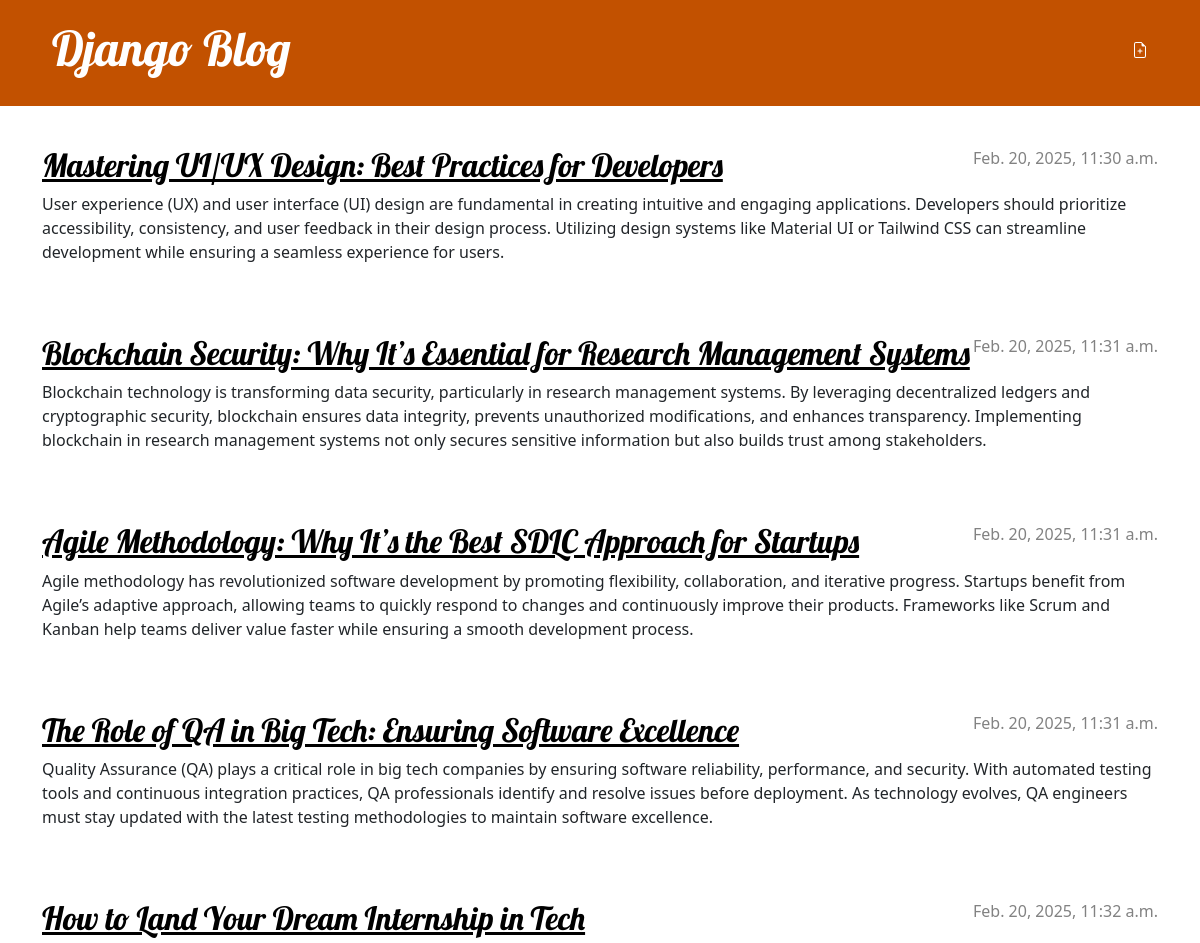
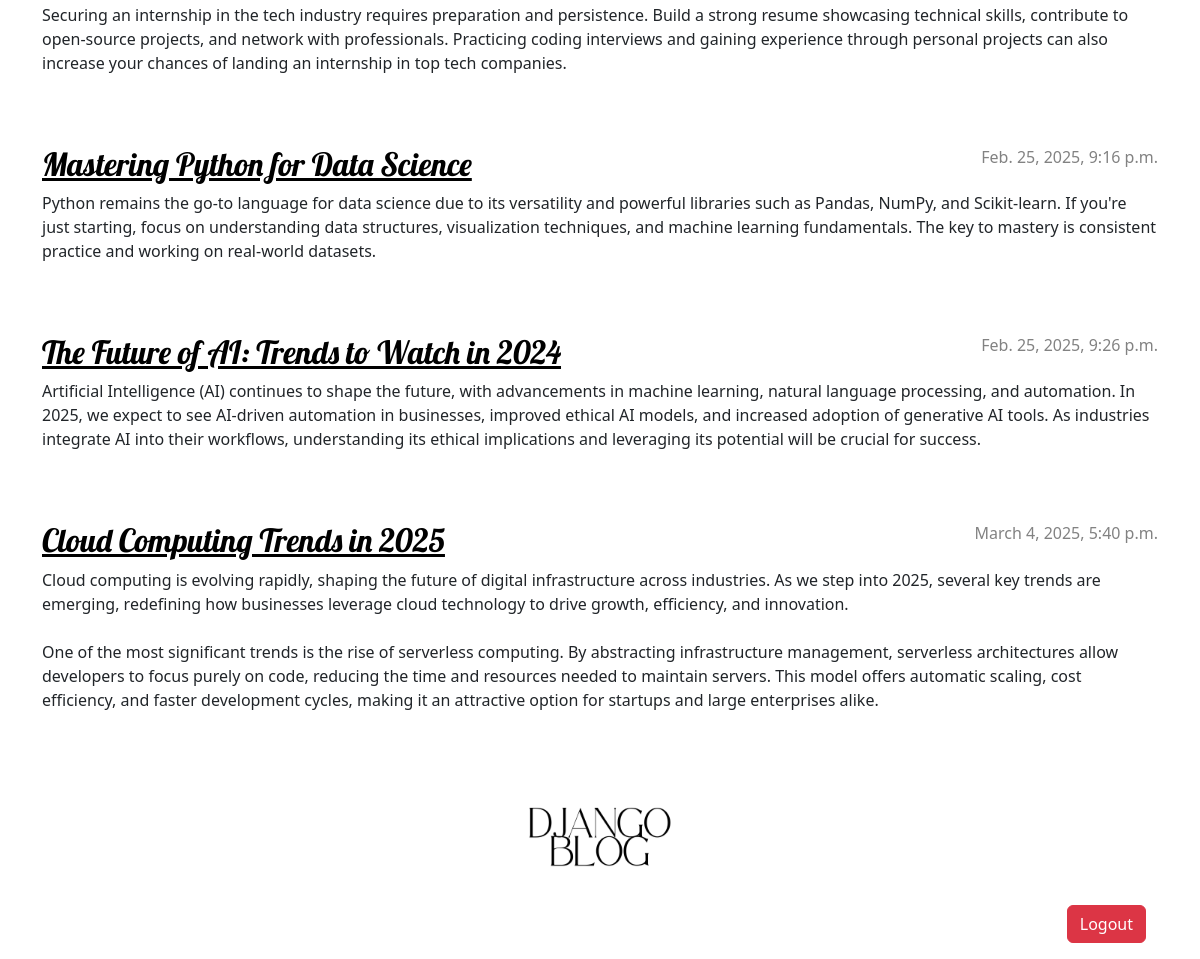
The app's page / (signed in) with its own data (2 pictures, top to bottom).
### blog/models.py (models this page shows, shortened)
class Post(models.Model):
    author = models.ForeignKey(settings.AUTH_USER_MODEL, on_delete=models.CASCADE)
    title = models.CharField(max_length=200)
    text = models.TextField()
    created_date = models.DateTimeField(default=timezone.now)
    published_date = models.DateTimeField(blank=True, null=True)

### blog/views.py (the view)
# urls.py: path('', views.post_list, name='post_list'),
def post_list(request):
    posts = Post.objects.filter(published_date__lte=timezone.now()).order_by('published_date')
    return render(request, 'blog/post_list.html', {'posts': posts})

### blog/templates/blog/post_list.html (shortened to what this page needs)
{% extends 'blog/base.html' %}
{% load static %}
{% block content %}
    {% for post in posts %}
        <article class="post">
            <time class="date">
                {{ post.published_date }}
            </time>
            <h2><a href="{% url 'post_detail' pk=post.pk %}">{{ post.title }}</a></h2>
            <p>{{ post.text|linebreaksbr }}</p>
        </article>
    {% endfor %}
        <div class="container d-flex justify-content-center py-3">
            <a href="https://chrstndiane.pythonanywhere.com/blog/new/"><img src="{% static 'logo.png' %}" class="img-fluid" alt="Banner" width="150"></a>
        </div>
        <div class="container d-flex justify-content-end py-3">
            <form method="post" action="{% url 'logout' %}">
                <button type="submit" class="btn btn-danger">Logout</button>
            </form>
        </div>
{% endblock %}

### blog/static/css/blog.css (style rules this page uses)
h1, h2, h3, h4 { font-family: 'Lobster', cursive; }
.date { color: #828282; }
.post { margin-bottom: 70px; }
.post h2 a, .post h2 a:visited { color: #000000; }
.post > .date, .post > .actions { float: right; }

### records on screen
Post: published_date "Feb. 20, 2025, 11:30 a.m.", title "Mastering UI/UX Design: Best Practices for Developers", text "User experience (UX) and user interface (UI) design are fundamental in creating intuitive and engaging applications. Developers should prioritize accessibility, consistency, and user feedback in their design process. Utilizing design systems like Material UI or Tailwind CSS can streamline development while ensuring a seamless experience for users."
Post: published_date "Feb. 20, 2025, 11:31 a.m.", title "Blockchain Security: Why It’s Essential for Research Management Systems", text "Blockchain technology is transforming data security, particularly in research management systems. By leveraging decentralized ledgers and cryptographic security, blockchain ensures data integrity, prevents unauthorized modifications, and enhances transparency. Implementing blockchain in research management systems not only secures sensitive information but also builds trust among stakeholders."
Post: published_date "Feb. 20, 2025, 11:31 a.m.", title "Agile Methodology: Why It’s the Best SDLC Approach for Startups", text "Agile methodology has revolutionized software development by promoting flexibility, collaboration, and iterative progress. Startups benefit from Agile’s adaptive approach, allowing teams to quickly respond to changes and continuously improve their products. Frameworks like Scrum and Kanban help teams deliver value faster while ensuring a smooth development process."
Post: published_date "Feb. 20, 2025, 11:31 a.m.", title "The Role of QA in Big Tech: Ensuring Software Excellence", text "Quality Assurance (QA) plays a critical role in big tech companies by ensuring software reliability, performance, and security. With automated testing tools and continuous integration practices, QA professionals identify and resolve issues before deployment. As technology evolves, QA engineers must stay updated with the latest testing methodologies to maintain software excellence."
Post: published_date "Feb. 20, 2025, 11:32 a.m.", title "How to Land Your Dream Internship in Tech", text "Securing an internship in the tech industry requires preparation and persistence. Build a strong resume showcasing technical skills, contribute to open-source projects, and network with professionals. Practicing coding interviews and gaining experience through personal projects can also increase your chances of landing an internship in top tech companies."
Post: published_date "Feb. 25, 2025, 9:16 p.m.", title "Mastering Python for Data Science", text "Python remains the go-to language for data science due to its versatility and powerful libraries such as Pandas, NumPy, and Scikit-learn. If you're just starting, focus on understanding data structures, visualization techniques, and machine learning fundamentals. The key to mastery is consistent practice and working on real-world datasets."
Post: published_date "Feb. 25, 2025, 9:26 p.m.", title "The Future of AI: Trends to Watch in 2024", text "Artificial Intelligence (AI) continues to shape the future, with advancements in machine learning, natural language processing, and automation. In 2025, we expect to see AI-driven automation in businesses, improved ethical AI models, and increased adoption of generative AI tools. As industries integrate AI into their workflows, understanding its ethical implications and leveraging its potential will be crucial for success."
Post: published_date "March 4, 2025, 5:40 p.m.", title "Cloud Computing Trends in 2025", text "Cloud computing is evolving rapidly, shaping the future of digital infrastructure across industries. As we step into 2025, several key trends are emerging, redefining how businesses leverage cloud technology to drive growth, efficiency, and innovation. One of the most significant trends is the rise of serverless computing. By abstracting infrastructure management, serverless architectures allow developers to focus purely on code, reducing the time and resources needed to maintain servers. This model offers automatic scaling, cost efficiency, and faster development cycles, making it an attractive option for startups and large enterprises alike."
